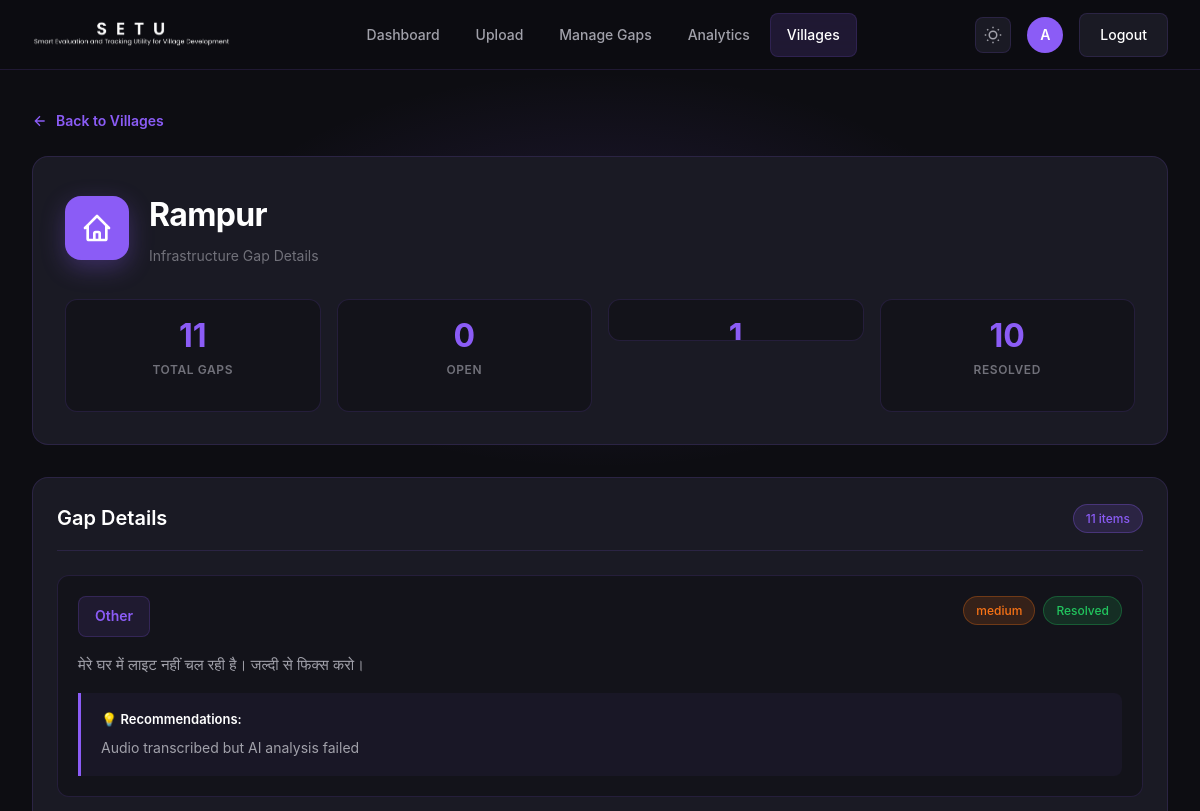
The app's page /villages/1/ (signed in, upper part), older data.
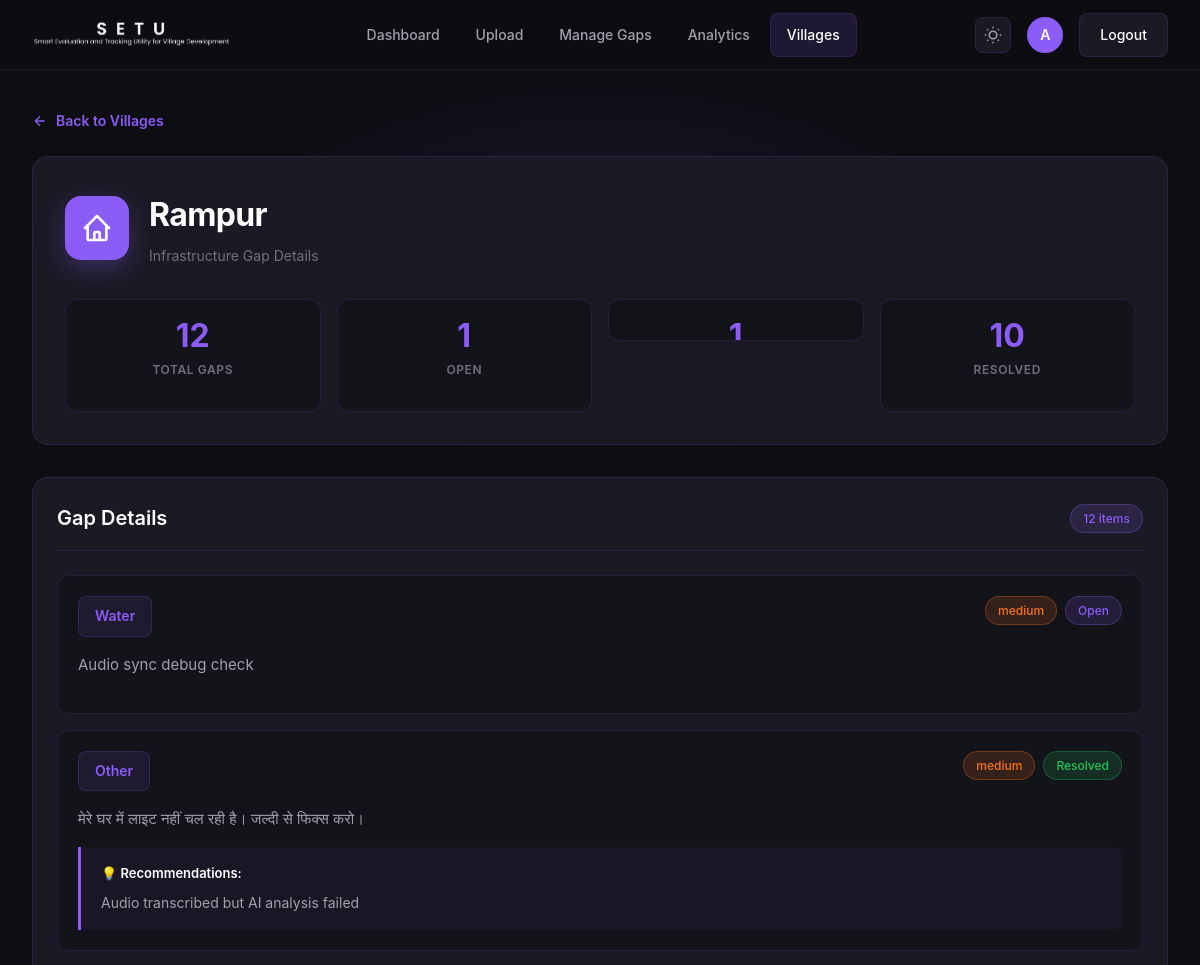
The same page, newer data.
### core/models.py (models this page shows, shortened)
class Gap(models.Model):
    STATUS_CHOICES = [
        ("open", "Open"),
        ("in_progress", "In Progress"),
        ("resolved", "Resolved"),
    ]
    INPUT_METHOD_CHOICES = [
        ("image", "Image Upload"),
        ("voice", "Voice Recording"),
        ("text", "Text Input"),
    ]
    GAP_TYPE_CHOICES = [
        ("water", "Water Supply"),
        ("road", "Road Infrastructure"),
        ("sanitation", "Sanitation"),
        ("electricity", "Electricity"),
        ("education", "Education"),
        ("health", "Healthcare"),
        ("housing", "Housing"),
        ("agriculture", "Agriculture"),
        ("connectivity", "Connectivity"),
        ("employment", "Employment"),
        ("community_center", "Community Center"),
        ("drainage", "Drainage"),
        ("other", "Other"),
    ]
    SEVERITY_CHOICES = [
        ("low", "Low"),
        ("medium", "Medium"),
        ("high", "High"),
    ]
    village = models.ForeignKey("Village", on_delete=models.CASCADE)
    description = models.TextField()
    gap_type = models.CharField(max_length=100, choices=GAP_TYPE_CHOICES, db_index=True)
    severity = models.CharField(
        max_length=50, choices=SEVERITY_CHOICES, default="low", db_index=True
    )
    status = models.CharField(
        max_length=20, choices=STATUS_CHOICES, default="open", db_index=True
    )
    input_method = models.CharField(
        max_length=10,
        choices=INPUT_METHOD_CHOICES,
        default="image",
        db_index=True,
        help_text="Method used to submit this gap",
    )
    audio_file = models.FileField(
        upload_to="gap_audio/",
        blank=True,
        null=True,
        help_text="Audio file if submitted via voice",
    )
    audio_url = models.URLField(
        max_length=500,
        blank=True,
        null=True,
        help_text="External audio URL (Cloudinary) - will be downloaded to audio_file",
    )
    voice_code = models.CharField(
        max_length=64,
        blank=True,
        null=True,
        unique=True,  # Add unique constraint to prevent duplicates
        help_text="Unique voice fingerprint for voice-based gaps",
    )
    recommendations = models.TextField(blank=True, null=True, default="None")
    created_at = models.DateTimeField(auto_now_add=True)
    start_date = models.DateField(blank=True, null=True, help_text="Project start date")
    expected_completion = models.DateField(
        blank=True, null=True, help_text="Expected completion date"
    )
    actual_completion = models.DateField(
        blank=True, null=True, help_text="Actual completion date"
    )
    latitude = models.DecimalField(
        max_digits=9,
        decimal_places=6,
        blank=True,
        null=True,
        help_text="Latitude coordinate",
    )
    longitude = models.DecimalField(
        max_digits=9,
        decimal_places=6,
        blank=True,
        null=True,
        help_text="Longitude coordinate",
    )
    resolution_proof = models.FileField(
        upload_to="resolution_proofs/",
        blank=True,
        null=True,
        help_text="Document/letter proving gap resolution (required for ADMIN to close)",
    )
    resolution_proof_number = models.CharField(
        max_length=100,
        blank=True,
        null=True,
        help_text="Reference number of resolution letter/document",
    )
    resolved_by = models.ForeignKey(
        User,
        on_delete=models.SET_NULL,
        null=True,
        blank=True,
        related_name="resolved_gaps",
        help_text="User who marked this as resolved",
    )
    resolved_at = models.DateTimeField(
        null=True, blank=True, help_text="Timestamp when gap was resolved"
    )

### core/views.py (the view)
# urls.py: path("villages/<int:village_id>/", views.village_detail, name="village_detail"),
@login_required
def village_detail(request, village_id):
    village = get_object_or_404(Village, id=village_id)
    gaps = Gap.objects.filter(village=village).order_by("-created_at")
    open_gaps = gaps.filter(status="open").count()
    in_progress_gaps = gaps.filter(status="in_progress").count()
    resolved_gaps = gaps.filter(status="resolved").count()
    total_gaps = gaps.count()
    high_severity = gaps.filter(severity="high").count()
    medium_severity = gaps.filter(severity="medium").count()
    low_severity = gaps.filter(severity="low").count()
    context = {
        "village": village,
        "gaps": gaps,
        "open_gaps": open_gaps,
        "in_progress_gaps": in_progress_gaps,
        "resolved_gaps": resolved_gaps,
        "total_gaps": total_gaps,
        "high_severity": high_severity,
        "medium_severity": medium_severity,
        "low_severity": low_severity,
    }
    return render(request, "core/village_detail.html", context)

### core/templates/core/village_detail.html (shortened to what this page needs)
{% load static %}
<!DOCTYPE html>
<html>
<head>
  <link rel="stylesheet" href="{% static 'css/modern.css' %}">
</head>
<body>
<nav class="top-nav">
  <div class="nav-container">
    <a href="{% url 'home' %}" class="nav-brand">
      <div class="nav-logo">
        <img src="{% static 'images/dark-mode.png' %}" alt="SETU Logo" class="logo-dark">
      </div>
    </a>
    <ul class="nav-menu" id="navMenu">
      <li class="nav-item"><a href="{% url 'dashboard' %}">Dashboard</a></li>
      <li class="nav-item"><a href="{% url 'upload_form' %}">Upload</a></li>
      <li class="nav-item"><a href="{% url 'manage_gaps' %}">Manage Gaps</a></li>
      <li class="nav-item"><a href="{% url 'analytics' %}">Analytics</a></li>
      <li class="nav-item"><a href="{% url 'villages_list' %}" class="active">Villages</a></li>
    </ul>
    <div class="nav-user">
      <button class="theme-toggle" onclick="toggleTheme()" title="Toggle light/dark mode">
      </button>
      <div class="user-avatar">{{ request.user.username|first|upper }}</div>
      <a href="{% url 'logout' %}" class="btn btn-secondary">Logout</a>
    </div>
  </div>
</nav>
<div class="main-wrapper">
  <div class="container">
    <a href="{% url 'villages_list' %}" class="back-link">
      <svg width="16" height="16" viewBox="0 0 24 24" fill="none" stroke="currentColor" stroke-width="2">
        <path d="M19 12H5M12 19l-7-7 7-7"/>
      </svg>
      Back to Villages
    </a>
    <div class="detail-header">
      <div class="village-title">
        <div class="village-icon">
          <svg xmlns="http://www.w3.org/2000/svg" viewBox="0 0 24 24">
            <path stroke-linecap="round" stroke-linejoin="round" d="M3 12l2-2m0 0l7-7 7 7M5 10v10a1 1 0 001 1h3m10-11l2 2m-2-2v10a1 1 0 01-1 1h-3m-6 0a1 1 0 001-1v-4a1 1 0 011-1h2a1 1 0 011 1v4a1 1 0 001 1m-6 0h6" />
          </svg>
        </div>
        <div>
          <h1>{{ village.name }}</h1>
          <p>Infrastructure Gap Details</p>
        </div>
      </div>
      <div class="detail-stats-grid">
        <div class="detail-stat-card total">
          <div class="stat-value">{{ total_gaps }}</div>
          <div class="stat-label">Total Gaps</div>
        </div>
        <div class="detail-stat-card open">
          <div class="stat-value">{{ open_gaps }}</div>
          <div class="stat-label">Open</div>
        </div>
        <div class="detail-stat-card progress">
          <div class="stat-value">{{ in_progress_gaps }}</div>
        </div>
        <div class="detail-stat-card resolved">
          <div class="stat-value">{{ resolved_gaps }}</div>
          <div class="stat-label">Resolved</div>
        </div>
      </div>
    </div>
    <div class="section-card">
      <div class="section-header">
        <h2>Gap Details</h2>
        <span class="badge badge-info">{{ gaps|length }} items</span>
      </div>
      {% if gaps %}
      <div class="gap-list">
        {% for gap in gaps %}
        <div class="gap-item">
          <div class="gap-header">
            <span class="gap-type">{{ gap.gap_type }}</span>
            <div class="gap-badges">
              <span class="badge {% if gap.severity == 'high' %}badge-danger{% elif gap.severity == 'medium' %}badge-warning{% else %}badge-info{% endif %}">{{ gap.severity }}</span>
              <span class="badge {% if gap.status == 'resolved' %}badge-success{% elif gap.status == 'in_progress' %}badge-warning{% else %}badge-info{% endif %}">{{ gap.get_status_display }}</span>
            </div>
          </div>
          <div class="gap-description">{{ gap.description }}</div>
          {% if gap.recommendations %}
          <div class="gap-recommendations">
            <strong>💡 Recommendations:</strong>
            <p>{{ gap.recommendations }}</p>
          </div>
          {% endif %}
        </div>
        {% endfor %}
      </div>
      {% else %}
      <div class="empty-state">
        <div class="empty-state-icon">✓</div>
        <h3>No Gaps Found</h3>
        <p>This village currently has no infrastructure gaps recorded.</p>
      </div>
      {% endif %}
    </div>
  </div>
</div>
</body>
</html>

Row changes from the older to the newer data that the page shows:
added Gap: gap_type "Water", severity "medium", status "Open", description "Audio sync debug check"
Text that changed along with them:
{{ total_gaps }}: "11" → "12"
{{ open_gaps }}: "0" → "1"
{{ gaps|length }}: "11" → "12"
